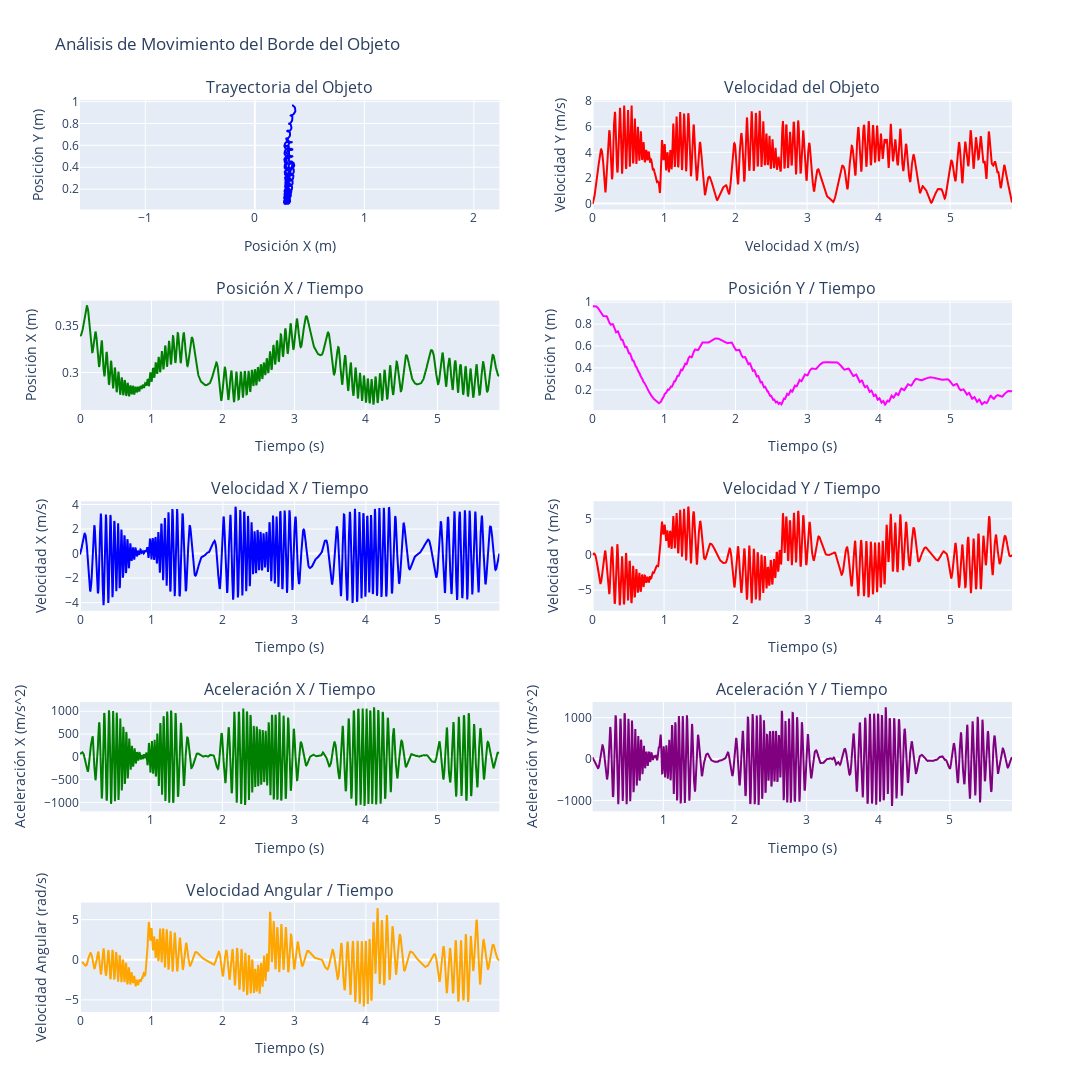

The notebook cell this image was saved under:
### Code cell
# Elegir dataframe a graficar
dfG = dfBorde
dfG_speed = dfBorde_speed.copy()
dfG_acceleration = dfBorde_acceleration.copy()

# Crear figura y ejes
# 5 filas, 2 columnas
fig = make_subplots(
    rows=5, cols=2,
    subplot_titles=(
        "Trayectoria del Objeto", "Velocidad del Objeto",
        "Posición X / Tiempo", "Posición Y / Tiempo",
        "Velocidad X / Tiempo", "Velocidad Y / Tiempo",
        "Aceleración X / Tiempo", "Aceleración Y / Tiempo",
        "Velocidad Angular / Tiempo", ""
    )
)

# Grafica la trayectoria
fig.update_yaxes(title_text="Posición Y (m)", row=1, col=1)
fig.update_xaxes(title_text="Posición X (m)", row=1, col=1, scaleanchor="y")
fig.add_trace(go.Scatter(x=dfG['X'], y=dfG['Y'], mode='lines', marker=dict(color='blue')), row=1, col=1)

# Grafica la velocidad
fig.update_yaxes(title_text="Velocidad Y (m/s)", row=1, col=2)
fig.update_xaxes(title_text="Velocidad X (m/s)", row=1, col=2)
fig.add_trace(go.Scatter(x=dfG_speed['Time (sec)'], y=dfG_speed['Speed'], mode='lines', marker=dict(color='red'), name='Velocidad Total'), row=1, col=2)

# Grafica la posición X en función del tiempo
fig.update_yaxes(title_text="Posición X (m)", row=2, col=1)
fig.update_xaxes(title_text="Tiempo (s)", row=2, col=1)
fig.add_trace(go.Scatter(x=dfG['Time (sec)'], y=dfG['X'], mode='lines', marker=dict(color='green')), row=2, col=1)

# Grafica la posición Y / tiempo
fig.update_yaxes(title_text="Posición Y (m)", row=2, col=2)
fig.update_xaxes(title_text="Tiempo (s)", row=2, col=2)
fig.add_trace(go.Scatter(x=dfG['Time (sec)'], y=dfG['Y'], mode='lines', marker=dict(color='magenta')), row=2, col=2)

# Grafica la velocidad X / tiempo
fig.update_yaxes(title_text="Velocidad X (m/s)", row=3, col=1)
fig.update_xaxes(title_text="Tiempo (s)", row=3, col=1)
fig.add_trace(go.Scatter(x=dfG_speed['Time (sec)'], y=dfG_speed['Speed_X'], mode='lines', marker=dict(color='blue')), row=3, col=1)

# Grafica la velocidad Y / tiempo
fig.update_yaxes(title_text="Velocidad Y (m/s)", row=3, col=2)
fig.update_xaxes(title_text="Tiempo (s)", row=3, col=2)
fig.add_trace(go.Scatter(x=dfG_speed['Time (sec)'], y=dfG_speed['Speed_Y'], mode='lines', marker=dict(color='red')), row=3, col=2)

# Grafica la aceleración X / tiempo
fig.update_yaxes(title_text="Aceleración X (m/s^2)", row=4, col=1)
fig.update_xaxes(title_text="Tiempo (s)", row=4, col=1)
fig.add_trace(go.Scatter(x=dfG_acceleration['Time (sec)'], y=dfG_acceleration['Acceleration_X'], mode='lines', marker=dict(color='green')), row=4, col=1)

# Grafica la aceleración Y / tiempo
fig.update_yaxes(title_text="Aceleración Y (m/s^2)", row=4, col=2)
fig.update_xaxes(title_text="Tiempo (s)", row=4, col=2)
fig.add_trace(go.Scatter(x=dfG_acceleration['Time (sec)'], y=dfG_acceleration['Acceleration_Y'], mode='lines', marker=dict(color='purple')), row=4, col=2)

# Grafica la velocidad angular
fig.update_yaxes(title_text="Velocidad Angular (rad/s)", row=5, col=1)
fig.update_xaxes(title_text="Tiempo (s)", row=5, col=1)
fig.add_trace(go.Scatter(x=dfG['Time (sec)'], y=dfG['Angular_Velocity'], mode='lines', marker=dict(color='orange')), row=5, col=1)

# Actualizar los títulos y ajustar el diseño
fig.update_layout(height=1200, width=1200, title_text="Análisis de Movimiento del Borde del Objeto", showlegend=False)

# Mostrar los gráficos
fig.show()

### Figure 1 — Plotly figure (JSON) as saved in the notebook; plotly's stock layout.template omitted (floating-point values rounded to 4 significant figures; data arrays with more than 128 entries replaced by an {"elided": "..."} marker saying what was removed)
{"data": [{"marker": {"color": "blue"}, "mode": "lines", "type": "scatter", "x": {"elided": "1409 float values"}, "xaxis": "x", "y": {"elided": "1409 float values"}, "yaxis": "y"}, {"marker": {"color": "red"}, "mode": "lines", "name": "Velocidad Total", "type": "scatter", "x": {"elided": "1409 float values"}, "xaxis": "x2", "y": {"elided": "1409 float values"}, "yaxis": "y2"}, {"marker": {"color": "green"}, "mode": "lines", "type": "scatter", "x": {"elided": "1409 float values"}, "xaxis": "x3", "y": {"elided": "1409 float values"}, "yaxis": "y3"}, {"marker": {"color": "magenta"}, "mode": "lines", "type": "scatter", "x": {"elided": "1409 float values"}, "xaxis": "x4", "y": {"elided": "1409 float values"}, "yaxis": "y4"}, {"marker": {"color": "blue"}, "mode": "lines", "type": "scatter", "x": {"elided": "1409 float values"}, "xaxis": "x5", "y": {"elided": "1409 float values"}, "yaxis": "y5"}, {"marker": {"color": "red"}, "mode": "lines", "type": "scatter", "x": {"elided": "1409 float values"}, "xaxis": "x6", "y": {"elided": "1409 float values"}, "yaxis": "y6"}, {"marker": {"color": "green"}, "mode": "lines", "type": "scatter", "x": {"elided": "1406 float values"}, "xaxis": "x7", "y": {"elided": "1406 float values"}, "yaxis": "y7"}, {"marker": {"color": "purple"}, "mode": "lines", "type": "scatter", "x": {"elided": "1406 float values"}, "xaxis": "x8", "y": {"elided": "1406 float values"}, "yaxis": "y8"}, {"marker": {"color": "orange"}, "mode": "lines", "type": "scatter", "x": {"elided": "1409 float values"}, "xaxis": "x9", "y": {"elided": "1409 float values"}, "yaxis": "y9"}], "layout": {"annotations": [{"font": {"size": 16}, "showarrow": false, "text": "Trayectoria del Objeto", "x": 0.225, "xanchor": "center", "xref": "paper", "y": 1, "yanchor": "bottom", "yref": "paper"}, {"font": {"size": 16}, "showarrow": false, "text": "Velocidad del Objeto", "x": 0.775, "xanchor": "center", "xref": "paper", "y": 1, "yanchor": "bottom", "yref": "paper"}, {"font": {"size": 16}, "showarrow": false, "text": "Posición X / Tiempo", "x": 0.225, "xanchor": "center", "xref": "paper", "y": 0.78, "yanchor": "bottom", "yref": "paper"}, {"font": {"size": 16}, "showarrow": false, "text": "Posición Y / Tiempo", "x": 0.775, "xanchor": "center", "xref": "paper", "y": 0.78, "yanchor": "bottom", "yref": "paper"}, {"font": {"size": 16}, "showarrow": false, "text": "Velocidad X / Tiempo", "x": 0.225, "xanchor": "center", "xref": "paper", "y": 0.56, "yanchor": "bottom", "yref": "paper"}, {"font": {"size": 16}, "showarrow": false, "text": "Velocidad Y / Tiempo", "x": 0.775, "xanchor": "center", "xref": "paper", "y": 0.56, "yanchor": "bottom", "yref": "paper"}, {"font": {"size": 16}, "showarrow": false, "text": "Aceleración X / Tiempo", "x": 0.225, "xanchor": "center", "xref": "paper", "y": 0.34, "yanchor": "bottom", "yref": "paper"}, {"font": {"size": 16}, "showarrow": false, "text": "Aceleración Y / Tiempo", "x": 0.775, "xanchor": "center", "xref": "paper", "y": 0.34, "yanchor": "bottom", "yref": "paper"}, {"font": {"size": 16}, "showarrow": false, "text": "Velocidad Angular / Tiempo", "x": 0.225, "xanchor": "center", "xref": "paper", "y": 0.12, "yanchor": "bottom", "yref": "paper"}], "height": 1200, "showlegend": false, "title": {"text": "Análisis de Movimiento del Borde del Objeto"}, "width": 1200, "xaxis": {"anchor": "y", "domain": [0, 0.45], "scaleanchor": "y", "title": {"text": "Posición X (m)"}}, "xaxis10": {"anchor": "y10", "domain": [0.55, 1]}, "xaxis2": {"anchor": "y2", "domain": [0.55, 1], "title": {"text": "Velocidad X (m/s)"}}, "xaxis3": {"anchor": "y3", "domain": [0, 0.45], "title": {"text": "Tiempo (s)"}}, "xaxis4": {"anchor": "y4", "domain": [0.55, 1], "title": {"text": "Tiempo (s)"}}, "xaxis5": {"anchor": "y5", "domain": [0, 0.45], "title": {"text": "Tiempo (s)"}}, "xaxis6": {"anchor": "y6", "domain": [0.55, 1], "title": {"text": "Tiempo (s)"}}, "xaxis7": {"anchor": "y7", "domain": [0, 0.45], "title": {"text": "Tiempo (s)"}}, "xaxis8": {"anchor": "y8", "domain": [0.55, 1], "title": {"text": "Tiempo (s)"}}, "xaxis9": {"anchor": "y9", "domain": [0, 0.45], "title": {"text": "Tiempo (s)"}}, "yaxis": {"anchor": "x", "domain": [0.88, 1], "title": {"text": "Posición Y (m)"}}, "yaxis10": {"anchor": "x10", "domain": [0, 0.12]}, "yaxis2": {"anchor": "x2", "domain": [0.88, 1], "title": {"text": "Velocidad Y (m/s)"}}, "yaxis3": {"anchor": "x3", "domain": [0.66, 0.78], "title": {"text": "Posición X (m)"}}, "yaxis4": {"anchor": "x4", "domain": [0.66, 0.78], "title": {"text": "Posición Y (m)"}}, "yaxis5": {"anchor": "x5", "domain": [0.44, 0.56], "title": {"text": "Velocidad X (m/s)"}}, "yaxis6": {"anchor": "x6", "domain": [0.44, 0.56], "title": {"text": "Velocidad Y (m/s)"}}, "yaxis7": {"anchor": "x7", "domain": [0.22, 0.34], "title": {"text": "Aceleración X (m/s^2)"}}, "yaxis8": {"anchor": "x8", "domain": [0.22, 0.34], "title": {"text": "Aceleración Y (m/s^2)"}}, "yaxis9": {"anchor": "x9", "domain": [0, 0.12], "title": {"text": "Velocidad Angular (rad/s)"}}}}
